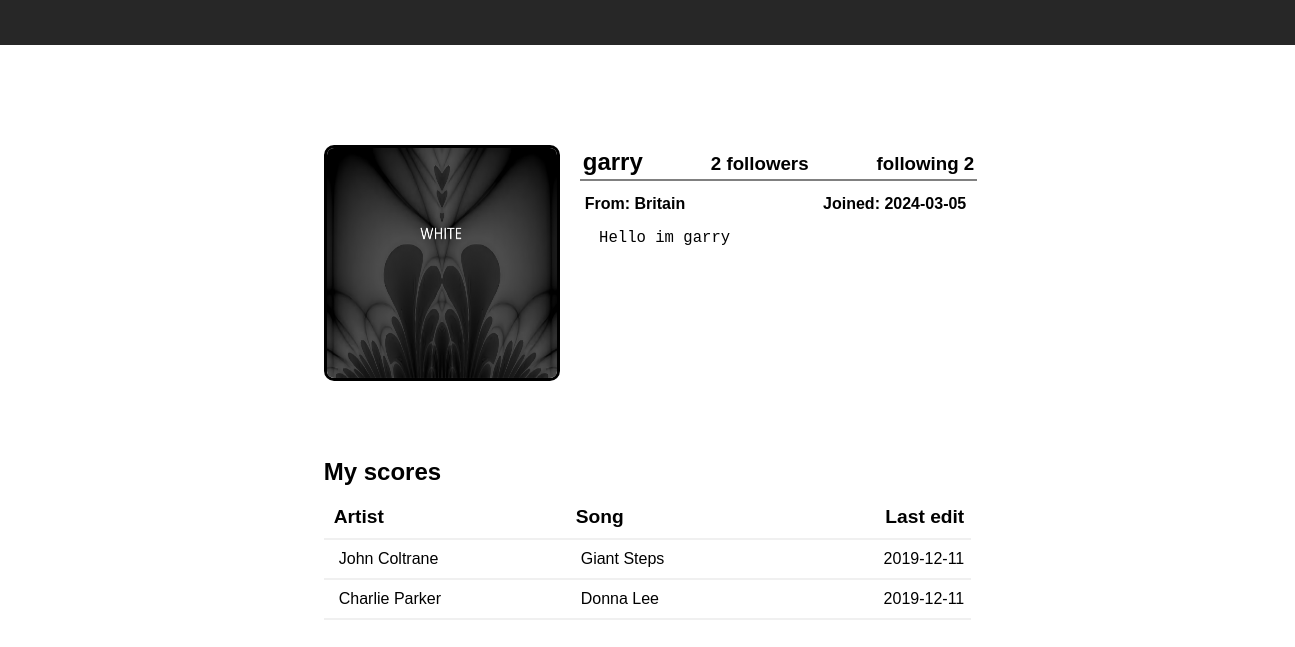
The page /profile/2 (signed in) on the database its author committed.
### tables this page shows
CREATE TABLE users (
                                userID INTEGER PRIMARY KEY,
                                username TEXT UNIQUE NOT NULL, 
                                password TEXT NOT NULL, 
                                email TEXT UNIQUE, 
                                registrationDate TEXT,
                                country TEXT,
                                userBio TEXT, 
                                profilePicture TEXT,
                                favoriteScores 
                            );

CREATE TABLE scores (
                                scoreID INTEGER PRIMARY KEY,
                                creatorID INTEGER NOT NULL,
                                scoreName TEXT NOT NULL,
                                artistName TEXT, 
                                visibility NOT NULL,
                                creationDate TEXT, 
                                lastModified TEXT,
                                chords TEXT,
                                tempo INT,
                                timeSignature INT,
                                FOREIGN KEY (creatorID) REFERENCES users (userID) ON DELETE CASCADE
                            );

### app.py (the view)
@app.route("/profile/<int:userID>")
def profile(userID):
    if session:
        conn = get_db_connection()
        scores = setup_db.public_scores_by_user(conn, userID)
        user_info = setup_db.find_user_info(conn, userID)
        conn.close()
        return render_template("profile.html", scores=scores, user_info=user_info,
                            userID=userID, SessionUserID=session['user_id'])
    else:
        return redirect(url_for('login'))

### app.py (called while the page is built)
def get_db_connection():
    conn = setup_db.create_connection(setup_db.database)
    return conn

### setup_db.py (called while the page is built)
def create_connection(db_file):
    conn = None
    try:
        conn = sqlite3.connect(db_file)
        conn.execute("PRAGMA foreign_keys = ON;")
        return conn
    except Error as e:
        print(e)
    return conn

def public_scores_by_user(conn, userID):
    cur = conn.cursor()
    cur.execute("SELECT scoreID, scoreName, artistName, lastModified FROM scores WHERE creatorID = ? AND visibility = 'public'", (userID,))
    scores = []
    for (scoreID, scoreName, artistName, lastModified) in cur:
        scores.append({
            "scoreID": scoreID,
            "scoreName": scoreName,
            "artistName": artistName,
            "lastModified": lastModified
            })
    return scores

### templates/profile.html (shortened to what this page needs)
<!DOCTYPE html>
<html lang="en">
<head>
    <link rel="stylesheet" href="{{ url_for('static', filename='style.css') }}">
</head>
<body>
    <header class="index-heading" id="index-heading">
        <div id="index-heading-right"></div>
    </header>
    <main id="profile-container">
        <section id="profile-upper">
            <div id="profile-upper-left">
                <img id="profile-icon" src="{{ url_for('serve_image', filename=user_info.profilePicture) }}" alt="pfp">
            </div>
            <div id="profile-upper-right">
                <div id="profile-head-div">
                    <h2 id="profile-name">{{ user_info.username }}</h2>
                    <a class="follower_link" id="followers-modal" href="#"><h3 class="profile-head"> {{ user_info.followersCount }} followers</h3></a>
                    <a class="follower_link" id="following-modal" href="#"><h3 class="profile-head" > following {{ user_info.followingCount }} </h3></a>
                </div>
                <div id="profile-subhead-div">
                    <h4 class="profile-subhead"> From: {{ user_info.country }}</h4>
                    <h4 class="profile-subhead"> Joined: {{ user_info.registrationDate }}</h4>
                </div>
                <textarea id="profile-bio" readonly> {{ user_info.userBio }}</textarea>
            </div>
        </section>
        <section id="profile-scores-div">
            <h1 class="profile-score-head">My scores</h1>
            <table id="profile-score-table">
                <thead>
                    <tr>
                        <th class="profile-score-th">Artist</th>
                        <th class="profile-score-th">Song</th>
                        <th style="text-align: right;" class="profile-score-th">Last edit</th>
                    </tr>
                </thead>
                <tbody>
                    {% for score in scores %}
                    <tr>
                        <td class="profile-score-td"><a href="{{ url_for('search_scores', query=score.artistName) }}">{{ score.artistName }}</a></td>
                        <td class="profile-score-td"><a href="{{ url_for('score', scoreID=score.scoreID) }}">{{ score.scoreName }}</a></td>
                        <td style="text-align: right;" class="profile-score-td">{{ score.lastModified }}</td>
                    </tr>
                    {% endfor %}
                </tbody>
            </table>
        </section>
    </main>
    <footer></footer>
</body>
</html>

### static/style.css (style rules this page uses)
html { height: 100vh; }
body { padding: 0px; margin: 0px; font-family: Arial, Helvetica, sans-serif; }
footer { padding-top: 100px; width: 100%; font-family: Arial, Helvetica, sans-serif; }
.index-heading { position: sticky; top: 0px; display: flex; justify-content: space-between; z-index: 1000; width: 85%; margin-bottom: 100px; padding-left: 7.5%; padding-right: 7.5%; padding-top: 12px; padding-bottom: 20px; background-color: rgb(39, 39, 39); transition: all 0.3s ease; }
#index-heading-right { display: flex; justify-content: space-between; min-width: 710px; }
#profile-container { width: 50%; margin: auto; }
#profile-upper { display: flex; flex-direction: row; }
#profile-upper-left { display: flex; flex-direction: column; }
#profile-upper-right { margin-left: 20px; display: flex; flex-direction: column; width: 100%; }
#profile-head-div { text-align:center; display: flex; flex-direction: row; justify-content: space-between; padding: 3px; width: 100%; font-size: 1em; min-width: 300px; border-bottom: 2px solid gray; }
#profile-subhead-div { text-align:center; display: flex; flex-direction: row; justify-content: space-between; width: 100%; min-width: 270px; }
.profile-subhead { margin-top: 14px; padding-right: 5px; padding-left: 5px; font-size: 1em; margin-bottom: 16px; }
#profile-bio { padding-top: 0px; padding-left: 10px; height: 150px; margin-top: 0px; border: none; outline: none; resize: none; font-size: 1.2em; width: 100%; min-width: 290px; max-width: 400px; }
a { text-decoration: none; color: black; }
#profile-icon { border: 3px solid black; width: 230px; border-radius: 10px; height: 230px; }
.profile-head { margin: 0px; padding-top: 5px; }
#profile-name { font-size: 1.5em; margin: 0px; }
#profile-scores-div { margin-top: 60px; }
#profile-score-table { border-collapse: collapse; padding-left: 4px; text-align: left; font-size: 1em; width: 100%; }
.profile-score-head { margin-bottom: 10px; }
.profile-score-td { padding-left: 15px; padding-top: 10px; padding-bottom: 10px; padding-right: 7px; border-bottom: 2px solid rgb(240, 240, 240); }
.profile-score-th { padding: 10px; font-size: 1.2em; padding-right: 7px; border-bottom: 2px solid rgb(240, 240, 240); }

### rows shown on the page
users: profilePicture (picture), username "garry", country "Britain", registrationDate "2024-03-05", userBio "Hello im garry"
scores: artistName "John Coltrane", scoreName "Giant Steps", lastModified "2019-12-11"
scores: artistName "Charlie Parker", scoreName "Donna Lee", lastModified "2019-12-11"

### other values the page prints
{{ user_info.followersCount }} "2"
{{ user_info.followingCount }} "2"
